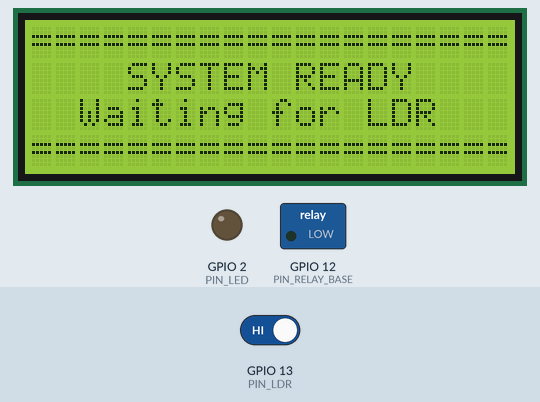
This sketch was run on a simulated ESP32. Shown: 20×4 character LCD, switched loads named in the sketch (green lamp = pin HIGH), output pins drawn as LEDs (lit = HIGH). The test bench sets the inputs (shaded band); at power-on: GPIO 13 (PIN_LDR) HIGH. WiFi joins after 1.5 s; servers stay silent unless stated; uploads are accepted with an empty reply; the camera gives no picture; what the sketch prints to the serial monitor is not drawn.

Above: at 4.9 s.
5.0 s: GPIO 13 (PIN_LDR) driven LOW
At 10.38 s:
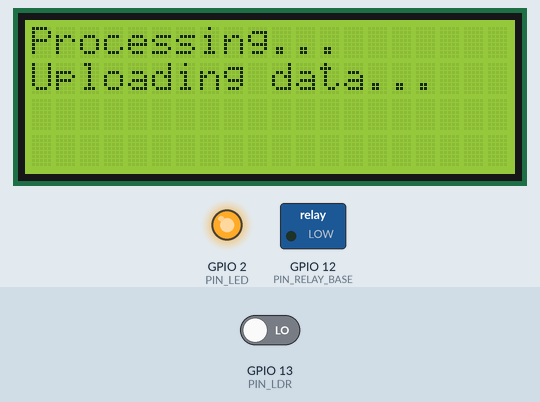
At 20.24 s:
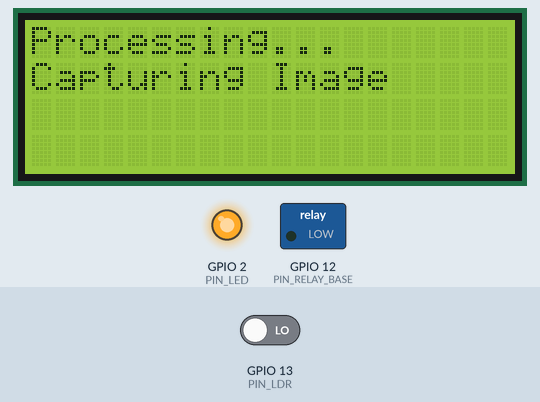
Timing chart, 0 to 22.0 s (numbered marks = the images above; inputs shaded):
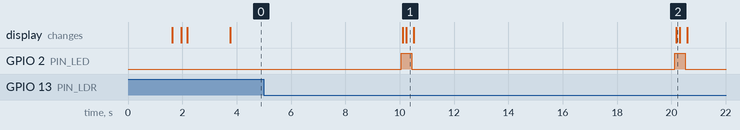

Measured:
- after the input at 5.0 s, GPIO 2 (PIN_LED): alternates HIGH for 0.38 s and LOW for 9.7 s, starting after 5.1 s; the display: first changes after 5.1 s (image 1 shows a later state)

The sketch:

CameraWebServer1.ino
```cpp
#include <WiFi.h>
#include <HTTPClient.h>
#include <WiFiClientSecure.h>
#include <Wire.h>
#include <LiquidCrystal_I2C.h>
#include <ArduinoJson.h>
#include <esp_camera.h>

// ================= CẤU HÌNH WIFI & SERVER =================
const char* ssid = "Phuc Ngo";
const char* password = "aimabiet126";
const char* server_url = "https://server-esp32-cam.onrender.com/api/recognize";

unsigned long last_capture_time = 0;
const unsigned long cooldown_time = 10000; // 10 giây

// ================= ĐỊNH NGHĨA CHÂN =================
#define PIN_RELAY_BASE 12
#define PIN_LDR        13
#define PIN_LED        2
#define PIN_SDA        14
#define PIN_SCL        15

// Cấu hình chuẩn LCD 2004 (20 cột, 4 hàng)
LiquidCrystal_I2C lcd(0x27, 20, 4);

// ================= CẤU HÌNH CAMERA =================
#define PWDN_GPIO_NUM   32
#define RESET_GPIO_NUM -1
#define XCLK_GPIO_NUM    0
#define SIOD_GPIO_NUM   26
#define SIOC_GPIO_NUM   27
#define Y9_GPIO_NUM     35
#define Y8_GPIO_NUM     34
#define Y7_GPIO_NUM     39
#define Y6_GPIO_NUM     36
#define Y5_GPIO_NUM     21
#define Y4_GPIO_NUM     19
#define Y3_GPIO_NUM     18
#define Y2_GPIO_NUM      5
#define VSYNC_GPIO_NUM  25
#define HREF_GPIO_NUM   23
#define PCLK_GPIO_NUM   22

void initCamera() {
  camera_config_t config;
  config.ledc_channel = LEDC_CHANNEL_0;
  config.ledc_timer = LEDC_TIMER_0;
  config.pin_d0 = Y2_GPIO_NUM;
  config.pin_d1 = Y3_GPIO_NUM;
  config.pin_d2 = Y4_GPIO_NUM;
  config.pin_d3 = Y5_GPIO_NUM;
  config.pin_d4 = Y6_GPIO_NUM;
  config.pin_d5 = Y7_GPIO_NUM;
  config.pin_d6 = Y8_GPIO_NUM;
  config.pin_d7 = Y9_GPIO_NUM;
  config.pin_xclk = XCLK_GPIO_NUM;
  config.pin_pclk = PCLK_GPIO_NUM;
  config.pin_vsync = VSYNC_GPIO_NUM;
  config.pin_href = HREF_GPIO_NUM;
  config.pin_sscb_sda = SIOD_GPIO_NUM;
  config.pin_sscb_scl = SIOC_GPIO_NUM;
  config.pin_pwdn = PWDN_GPIO_NUM;
  config.pin_reset = RESET_GPIO_NUM;

  // Tối ưu tần số xung nhịp xuống 16MHz để không đè tần số của I2C
  config.xclk_freq_hz = 16000000;
  config.pixel_format = PIXFORMAT_JPEG;
  config.frame_size = FRAMESIZE_VGA;
  config.jpeg_quality = 12;
  config.fb_count = 1;

  // Ép buộc Camera lấy bộ đệm từ bộ nhớ trong (SRAM) thay vì PSRAM để tránh lỗi DMA
  config.fb_location = CAMERA_FB_IN_DRAM;

  esp_err_t err = esp_camera_init(&config);
  if (err != ESP_OK) {
    Serial.printf("Init Camera failed: 0x%x\n", err);
    lcd.setCursor(0, 2);
    lcd.print("Camera: Error       ");
  } else {
    Serial.println("Camera Init OK");
    // Cấu hình thêm các thông số phụ để cảm biến ảnh chạy ổn định hơn
    sensor_t * s = esp_camera_sensor_get();
    if (s) {
      s->set_framesize(s, FRAMESIZE_VGA);
    }
    lcd.setCursor(0, 2);
    lcd.print("Camera: OK          ");
  }
}

void showDefaultMessage() {
  lcd.clear();
  lcd.setCursor(0, 0); lcd.print("====================");
  lcd.setCursor(0, 1); lcd.print("    SYSTEM READY    ");
  lcd.setCursor(0, 2); lcd.print("  Waiting for LDR   ");
  lcd.setCursor(0, 3); lcd.print("====================");
}

void testServerConnection() {
  lcd.setCursor(0, 3);
  lcd.print("Ping Server...      ");

  WiFiClientSecure client;
  client.setInsecure();
  client.setHandshakeTimeout(10000);

  HTTPClient http;
  http.setTimeout(10000);

  String ping_url = "https://server-esp32-cam.onrender.com/api/ping";
  http.begin(client, ping_url);
  int httpCode = http.GET();

  if (httpCode == 200) {
    Serial.println("Server OK");
    lcd.setCursor(0, 3);
    lcd.print("Server: Connected   ");
  } else {
    Serial.println("Server Fail");
    lcd.setCursor(0, 3);
    lcd.print("Server: Disconnected");
  }
  http.end();
  delay(1500);
}

void sendImageToServer() {
  digitalWrite(PIN_LED, HIGH);
  lcd.clear();
  lcd.setCursor(0, 0); lcd.print("Processing...       ");
  lcd.setCursor(0, 1); lcd.print("Capturing Image     ");

  // Giải phóng hàng đợi cũ nếu có
  camera_fb_t *fb = esp_camera_fb_get();
  if (fb) { esp_camera_fb_return(fb); }

  // Chụp ảnh thực tế
  fb = esp_camera_fb_get();
  if (!fb) {
    Serial.println("Camera DMA Failed");
    lcd.setCursor(0, 2); lcd.print("Capture Failed!     ");
    digitalWrite(PIN_LED, LOW);
    delay(2000);
    showDefaultMessage();
    return;
  }

  lcd.setCursor(0, 1); lcd.print("Uploading data...   ");

  WiFiClientSecure client;
  client.setInsecure();
  client.setHandshakeTimeout(15000);

  HTTPClient http;
  http.setTimeout(15000);
  http.begin(client, server_url);

  String boundary = "----ESP32CAMBoundary";
  String head = "--" + boundary + "\r\nContent-Disposition: form-data; name=\"image\"; filename=\"capture.jpg\"\r\nContent-Type: image/jpeg\r\n\r\n";
  String tail = "\r\n--" + boundary + "--\r\n";
  size_t totalLen = head.length() + fb->len + tail.length();

  // Sử dụng bộ nhớ heap cơ bản
  uint8_t *buf = (uint8_t *)malloc(totalLen);
  if (!buf) {
    Serial.println("Malloc Failed");
    lcd.setCursor(0, 2); lcd.print("Memory Full!        ");
    esp_camera_fb_return(fb);
    digitalWrite(PIN_LED, LOW);
    delay(2000);
    showDefaultMessage();
    return;
  }

  memcpy(buf, head.c_str(), head.length());
  memcpy(buf + head.length(), fb->buf, fb->len);
  memcpy(buf + head.length() + fb->len, tail.c_str(), tail.length());

  http.addHeader("Content-Type", "multipart/form-data; boundary=" + boundary);
  int httpResponseCode = http.POST(buf, totalLen);

  if (httpResponseCode > 0) {
    String response = http.getString();
    StaticJsonDocument<200> doc;
    if (!deserializeJson(doc, response)) {
      bool is_match = doc["match"];
      lcd.clear();
      if (is_match) {
        lcd.setCursor(0, 1); lcd.print("  ACCESS GRANTED!   ");
        lcd.setCursor(0, 2); lcd.print("   OPENING DOOR     ");
        digitalWrite(PIN_RELAY_BASE, HIGH);
        delay(3000);
        digitalWrite(PIN_RELAY_BASE, LOW);
      } else {
        lcd.setCursor(0, 1); lcd.print("  UNKNOWN PERSON    ");
        lcd.setCursor(0, 2); lcd.print("   ACCESS DENIED    ");
        delay(3000);
      }
    }
  } else {
    lcd.setCursor(0, 2); lcd.print("Server Timeout!     ");
    delay(2000);
  }

  http.end();
  free(buf);
  esp_camera_fb_return(fb);

  digitalWrite(PIN_LED, LOW);
  showDefaultMessage();
}

void setup() {
  Serial.begin(115200);

  pinMode(PIN_RELAY_BASE, OUTPUT);
  pinMode(PIN_LED, OUTPUT);
  pinMode(PIN_LDR, INPUT);
  digitalWrite(PIN_RELAY_BASE, LOW);
  digitalWrite(PIN_LED, LOW);

  // BƯỚC 1: Khởi tạo I2C với tốc độ chuẩn 100KHz để không bị nhiễu xung với Camera
  Wire.begin(PIN_SDA, PIN_SCL, 100000);

  // BƯỚC 2: Khởi tạo LCD ngay lập tức để màn hình chớp sáng báo hiệu
  lcd.init();
  lcd.backlight();
  lcd.clear();
  lcd.setCursor(0, 0); lcd.print("--- SYSTEM BOOT --- ");

  // BƯỚC 3: Kết nối WiFi và in tiến trình trực tiếp lên màn hình
  WiFi.mode(WIFI_STA);
  WiFi.begin(ssid, password);
  lcd.setCursor(0, 1); lcd.print("WiFi: Connecting    ");

  while (WiFi.status() != WL_CONNECTED) {
    delay(500);
    Serial.print(".");
  }
  lcd.setCursor(0, 1); lcd.print("WiFi: Connected     ");

  // BƯỚC 4: Khởi tạo Camera (Đã được chuyển cấu hình bộ nhớ để không đè I2C)
  initCamera();

  // BƯỚC 5: Kiểm tra kết nối Server
  testServerConnection();

  // Hoàn tất, chuyển về màn hình chính
  showDefaultMessage();
}

void loop() {
  int ldr_state = digitalRead(PIN_LDR);
  unsigned long current_time = millis();

  if (ldr_state == LOW) {
    if (current_time - last_capture_time >= cooldown_time) {
      last_capture_time = current_time;
      sendImageToServer();
    }
  }
  delay(100);
}
```
